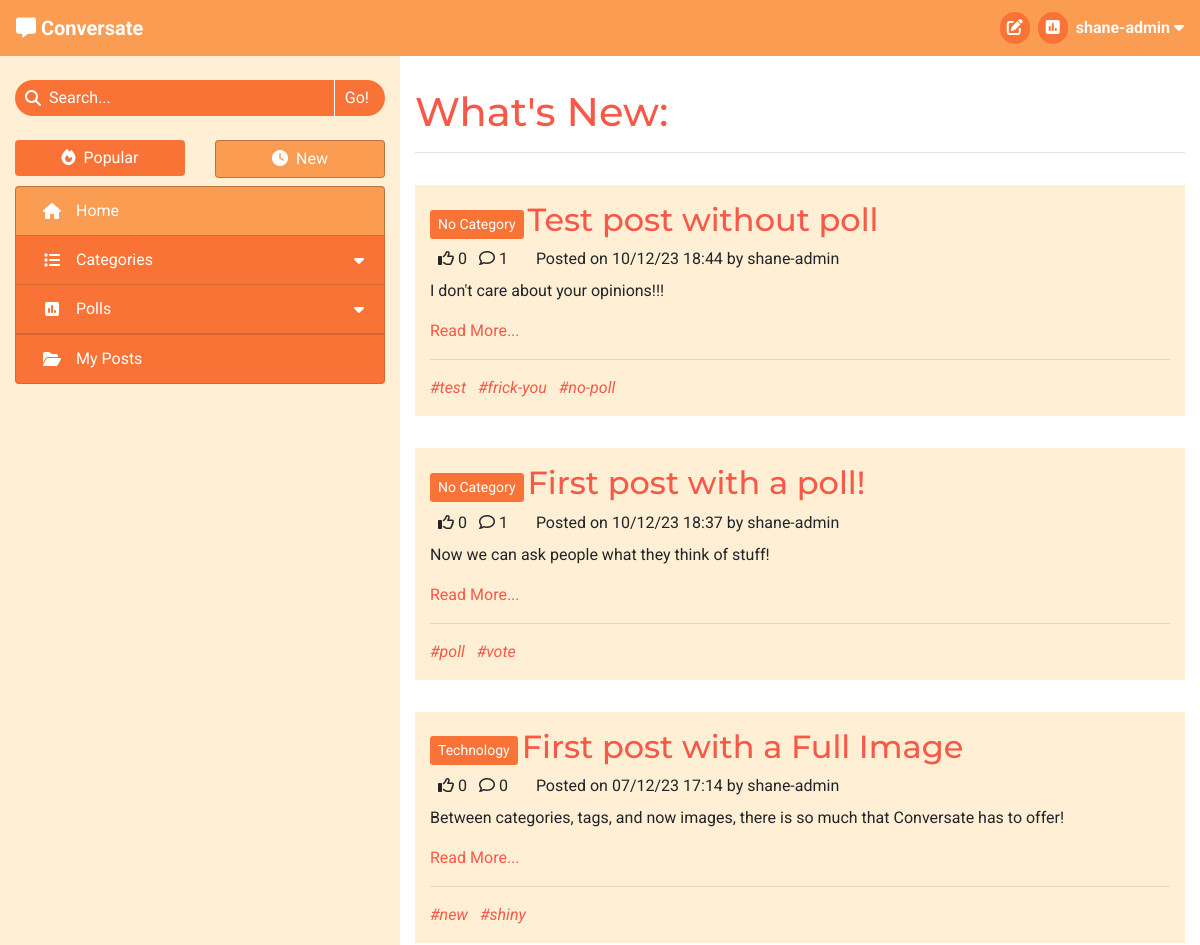
Before: / (signed in, upper part) with the older database file.
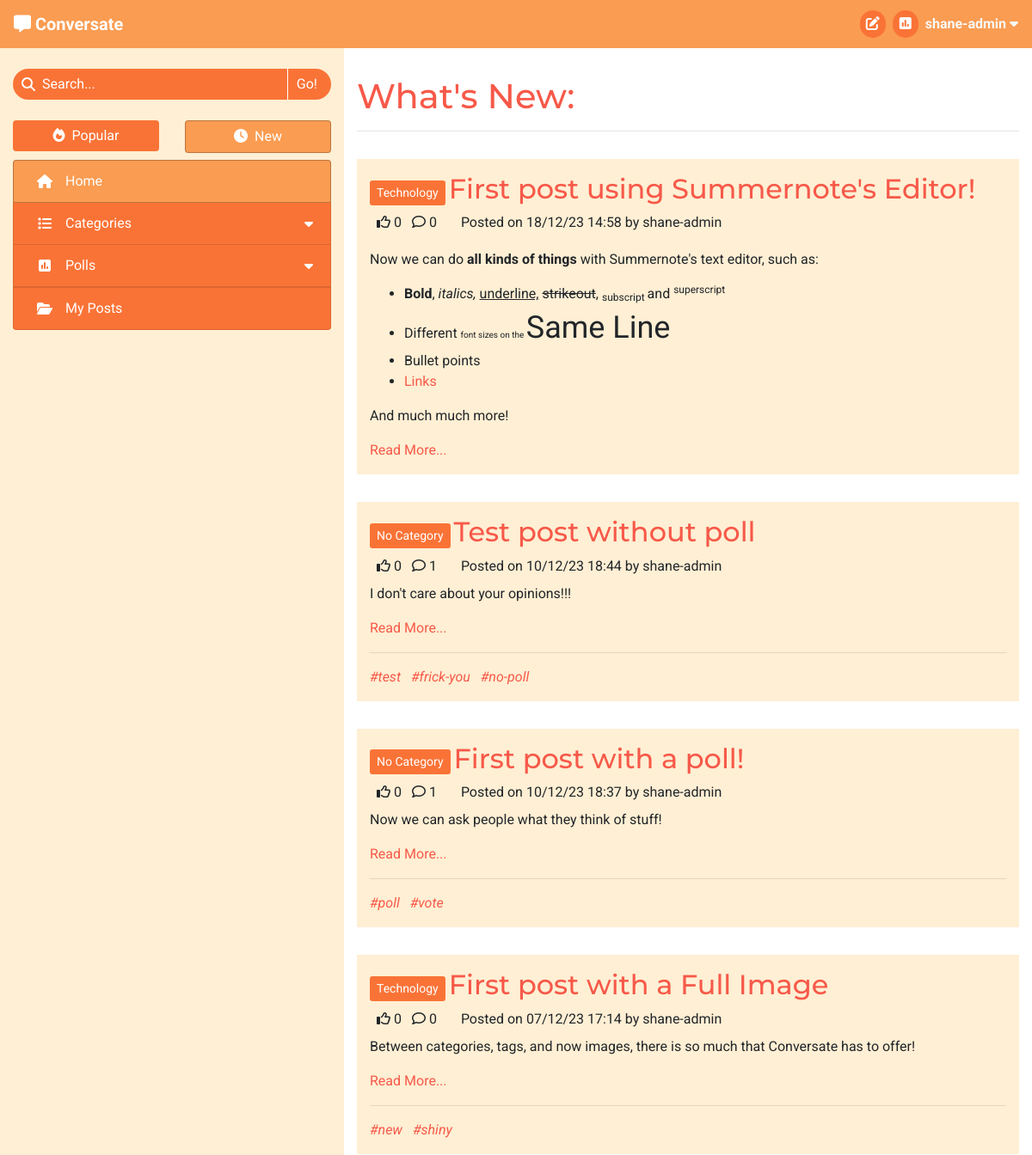
After: the same page with the newer database file.
### forum/models.py (models this page shows, shortened)
class Post(models.Model):
    title = models.CharField(max_length=100)
    slug = models.SlugField(max_length=100, unique=True)
    category = models.ForeignKey(Category, on_delete=models.CASCADE,
                                 related_name='tagged_posts')
    image = CloudinaryField('image', blank=True)
    image_position = models.IntegerField(blank=True, null=True)
    posted_by = models.ForeignKey(User, on_delete=models.CASCADE,
                                  related_name='added_posts')
    posted_on = models.DateTimeField(auto_now_add=True)
    content = models.TextField()
    tags = models.CharField(max_length=200, blank=True)
    edited = models.BooleanField(default=False)
    likes = models.ManyToManyField(User, related_name='post_likes', blank=True)
    approved = models.BooleanField(default=False)
    class Meta:
        ordering = ['-posted_on']
    def number_of_likes(self):
        return self.likes.count()
    def number_of_comments(self):
        return self.comments.count()
    def tag_list(self):
        tags_separate = self.tags.split('#')
        tags_separate.pop(0)
        return tags_separate

class Category(models.Model):
    name = models.CharField(max_length=30, unique=True)
    slug = models.SlugField(max_length=30, unique=True)
    icon = models.CharField(max_length=30, default="fa-tag")
    def __str__(self):
        return self.name
    def number_of_posts(self):
        return self.tagged_posts.count()

### forum/views.py (the view)
# urls.py: path('', views.ListPosts.as_view(), name='home'),
class ListPosts(View):
    def get(self, request):
        if not request.user.is_authenticated:
            return redirect('/accounts/login')
        posts = Post.objects.all()
        context = get_post_list_context(request, posts)
        user_profile = get_profile(request.user)
        if user_profile.sort_by_new:
            context['heading'] = "What's New"
        else:
            context['heading'] = "What's Trending"
        context['selected_tab'] = 'Home'
        return render(
            request,
            'post_list.html',
            context,
        )

### forum/core/categories.py (called while the page is built)
def get_top_categories(limit=CATEGORY_COLLAPSIBLE_LIMIT):
    categories = list(Category.objects
                      .annotate(num_posts=Count('tagged_posts'))
                      .filter(num_posts__gt=0)
                      .order_by('-num_posts'))
    num_categories = len(categories)
    category_none = Category.objects.get(slug='none')
    if category_none in categories:
        categories.remove(category_none)
    return {
        'num_categories': num_categories,
        'top_categories': categories[:limit],
        'has_more_categories': (len(categories) > limit)
    }

### forum/core/content.py (called while the page is built)
def get_base_context(request):
    context = get_top_categories()
    context['disable_sort'] = True
    return context

def get_post_list_context(request, post_list):
    context = get_base_context(request)
    user_profile = get_profile(request.user)
    sort_by_new = user_profile.sort_by_new
    posts_sorted = sort_posts(post_list, sort_by_new)
    context.update(get_paginated_items(request, posts_sorted, POSTS_PER_PAGE))
    context['disable_sort'] = False
    return context

def get_profile(user_object):
    profile = list(Profile.objects.filter(user=user_object))
    if len(profile) > 0:
        return profile[0]
    else:
        new_profile = Profile.objects.create(
            user=user_object,
            sort_by_new=False
        )
        return new_profile

def sort_posts(post_list, by_new):
    if by_new:
        return post_list.order_by('-posted_on')
    else:
        return post_list.annotate(num_likes=Count('likes')) \
                        .order_by('-num_likes')

### forum/core/pagination.py (called while the page is built)
def get_paginated_items(request, object_list, items_per_page):
    p = Paginator(object_list, items_per_page)
    page = request.GET.get('page')
    current_items = p.get_page(page)
    pagination_context = {
        'item_list': current_items,
        'page': page
    }
    if page is None:
        page = 1
    if p.num_pages > NUM_PAGES:
        pagination_context.update(get_page_range(
            int(page),
            p.num_pages
        ))
    else:
        pagination_context['page_range'] = p.page_range
    return pagination_context

### templates/post_list.html (shortened to what this page needs)
{% extends "base.html" %}
{% block content %}
<h1>{{ heading }}:</h1>
<hr>
{% for post in item_list %}
    <div class="row post">
        <div class="post-title col-12">
            <a href="{% url 'categories' post.category.slug %}" class="btn btn-sm category align-middle">{{ post.category }}</a>
            <a href="{% url 'view_post' post.slug %}" class="anchor-no-style">
                <h2 class="d-inline-block align-middle">{{ post.title }}</h2>
            </a>
        </div>
        <div class="col-12">
            {% if user in post.likes.all %}
                <i class="fa-solid fa-thumbs-up ml-2"></i>
            {% else %}
                <i class="fa-regular fa-thumbs-up ml-2"></i>
            {% endif %}
            {{ post.number_of_likes }}
            <i class="fa-regular fa-comment ml-2"></i>
            {{ post.number_of_comments }}
            <p class="d-inline ml-4">Posted on {{ post.posted_on|date:"d/m/y G:i" }} by {{ post.posted_by }}</p>
        </div>
        <div class="col-12">
            <div class="mt-2">{{ post.content|safe }}</div>
            <a href="{% url 'view_post' post.slug %}">Read More...</a>
        </div>
        {% if post.tags %}
            <div class="col-12">
                <hr>
                {% for tag in post.tag_list %}
                    <a class="tag-list-item mr-2 anchor-no-style" href="{% url 'search_tag' tag %}">
                        <em>#{{ tag }}</em>
                    </a>
                {% endfor %}
            </div>
        {% endif %}
    </div>
{% endfor %}
{% endblock content %}

### templates/base.html (shortened to what this page needs)
{% load static %}
<!DOCTYPE html>
<html lang="en">
<head>
    <link rel="stylesheet" href="https://cdn.jsdelivr.net/npm/bootstrap@4.6.2/dist/css/bootstrap.min.css"
>
    <link rel="stylesheet" href="{% static 'css/style.css' %}" type="text/css">
</head>
<body id="main-page">
    <header class="navbar navbar-expand-sm navbar-dark">
        <div>
            <a class="navbar-brand" href="{% url 'home' %}" aria-label="Go to the home page">
                <i class="fa-solid fa-message"></i>
                <strong>Conversate</strong>
            </a>
        </div>
            <ul class="nav justify-content-end">
                {% if user.is_authenticated %}
                    <li class="nav mr-3 mr-md-2">
                        <a class="nav-icon" href="{% url 'new_post' %}">
                            <i class="fa-solid fa-pen-to-square"></i>
                        </a>
                    </li>
                    <li class="nav mr-3 mr-md-2">
                        <a class="nav-icon" href="{% url 'new_poll' %}">
                            <i class="fa-solid fa-square-poll-vertical"></i>
                        </a>
                    </li>
                    <li class="nav dropdown center-to-container">
                        <span class="text-light d-none d-md-inline" data-toggle="dropdown" role="button"
                            aria-expanded="false" aria-label="User Information">
                            <strong>{{ user.username }}
                                <i class="fa-solid fa-caret-down"></i>
                            </strong>
                        </span>
                    </li>
                {% else %}
                    <li class="nav">
                        <a href="{% url 'account_login' %}" class="btn">Log In</a>
                    </li>
                {% endif %}
            </ul>
        </header>
    <div>
        <div class="container-fluid">
            <div class="row">
                <nav class="d-none d-md-block col-4" >
                    <form action="{% url 'search_post' %}" method="GET" autocomplete="off">
                        <div class="search-bar mt-4" role="button" data-toggle="popover"
                            data-placement="bottom">
                            <div class="center-to-container">
                                <i class="fa-solid fa-magnifying-glass"></i>
                            </div>
                            <input type="text" id="search-input" name="search_query"
                                {% if search_result %} value="{{ search_result }}"{% endif %} placeholder="Search..." required>
                            <input type="submit" class="side-nav-btn" value="Go!">
                        </div>
                    </form>
                    <div class="container-fluid px-0 mt-4 mb-2">
                        <div class="row">
                            {% with request.path|add:"?"|add:request.GET.urlencode as current_path %}
                            <div class="col-6">
                                {% if disable_sort %}
                                    <div>
                                {% elif request.GET.urlencode %}
                                    <a href="{% url 'sort_posts' 0 current_path %}" class="anchor-no-style">
                                {% else %}
                                    <a href="{% url 'sort_posts' 0 request.path %}" class="anchor-no-style">
                                {% endif %}
                                    <div class="btn btn-block side-nav-btn
                                        {% if disable_sort %} disabled{% elif not user.profile.sort_by_new %} active{% endif %}">
                                        <i class="fa-solid fa-fire mr-lg-1"></i>
                                        Popular
                                    </div>
                                {% if disable_sort %}
                                    </div>
                                {% else %}
                                    </a>
                                {% endif %}
                            </div>
                            <div class="col-6">
                                {% if disable_sort %}
                                    <div>
                                {% elif request.GET.urlencode %}
                                    <a href="{% url 'sort_posts' 1 current_path %}" class="anchor-no-style">
                                {% else %}
                                    <a href="{% url 'sort_posts' 1 request.path %}" class="anchor-no-style">
                                {% endif %}
                                    <div class="btn btn-block side-nav-btn
                                        {% if disable_sort %} disabled{% elif user.profile.sort_by_new %} active{% endif %}">
                                        <i class="fa-solid fa-clock mr-lg-1"></i>
                                        New
                                    </div>
                                {% if disable_sort %}
                                    </div>
                                {% else %}
                                    </a>
                                {% endif %}
                            </div>
                            {% endwith %}
                        </div>
                    </div>
                    <div class="list-group side-nav accordion" id="side-nav-list">
                        <a class="list-group-item list-group-item-action side-nav-btn
                            {% if selected_tab == 'Home' %} active{% endif %}" href="{% url 'home' %}">
                            <i class="fa-solid fa-house center-to-container"></i>
                            <span class="d-inline-block ml-lg-2">Home</span>
                        </a>
                        <a id="category-collapse" class="list-group-item list-group-item-action side-nav-btn clickable
                            {% if 'Categories' in selected_tab %} active{% endif %}" data-toggle="collapse"
                            href="#side-nav-categories" role="button" aria-expanded="false" aria-controls="side-nav-categories">
                            <i class="fa-solid fa-list center-to-container"></i>
                            <div class="ml-lg-2">Categories</div>
                            <i class="fa-solid fa-caret-down center-to-container"></i>
                        </a>
                        <a id="poll-list-collapse" class="list-group-item list-group-item-action side-nav-btn clickable
                            {% if 'Polls' in selected_tab %} active{% endif %}" data-toggle="collapse"
                            href="#side-nav-polls" role="button" aria-expanded="false" aria-controls="side-nav-polls">
                            <i class="fa-solid fa-square-poll-vertical center-to-container"></i>
                            <div class="ml-lg-2">Polls</div>
                            <i class="fa-solid fa-caret-down center-to-container"></i>
                        </a>
                        <a class="list-group-item list-group-item-action side-nav-btn clickable"
                            href="{% url 'my_posts' %}">
                            <i class="fa-solid fa-folder-open center-to-container"></i>
                            <span class="d-inline-block ml-lg-2">My Posts</span>
                        </a>
                    </div>
                </nav>
                <div id="main-content" class="col col-md-8">
                    <section>
                        {% block content %}
                        {% endblock content %}
                    </section>
                </div>
            </div>
        </div>
    </div>
</body>
</html>

### static/css/style.css (style rules this page uses)
* { font-family: 'Roboto', sans-serif; }
h1, h2, h3 { font-family: 'Montserrat', sans-serif; }
.clickable { cursor: pointer; }
.anchor-no-style, .anchor-no-style:hover { text-decoration: none; }
a, h1, h2, h3 { color: #f75949; }
.btn { background-color: #f75949; border: none; color: white; }
.center-to-container { display: flex; align-items: center; justify-content: center; }
.navbar { background-color: #FA9C52; display: grid; grid-template-columns: 1fr 1fr; grid-template-rows: 1fr; }
.nav-icon { color: white; background-color: #FA7336; border: none; border-radius: 32px; width: 30px; padding: 4px; text-align: center; }
.side-nav-btn, .side-nav-btn:focus { color: white; background-color: #FA7336; transition: color .15s ease-in-out, background-color .15s ease-in-out, border-color .15s ease-in-out, box-shadow .15s ease-in-out; }
.list-group-item-action { display: grid; grid-template-columns: 32px 1fr auto; grid-template-rows: 1fr; }
.side-nav-btn.active { background-color: #FA9C52; border: 1px solid rgba(0, 0, 0, 0.25); }
#category-collapse, #poll-collapse { border-bottom: none; }
.search-bar { border-radius: 32px; width: 100%; background-color: #FA7336; color: white; display: grid; grid-template-columns: auto 1fr auto; grid-template-rows: 1fr; overflow: hidden; }
.search-bar i { padding-left: 10px; }
#search-input, #search-input::placeholder { margin-left: 8px; padding: 6px 0; border: none; outline: none; display: inline-block; min-width: 0; background-color: #FA7336; color: white; }
.search-bar input[type=submit] { background: none; border: none; border-left: 1px solid white; padding: 4px 16px 4px 10px; color: white; }
#main-page { background-color: #FFEFD4; }
#main-content { background-color: white; padding-top: 32px; height: calc(100vh - 56px); overflow-y: auto; display: grid; grid-template-columns: 1fr; grid-template-rows: 1fr auto; }
.post { margin: 32px 0; padding: 16px 0; background-color: #FFEFD4; }
.category { background-color: #FA7336; color: white; }
.tag-list-item { display: inline-block; background-color: #FFEFD4; }

Changed rows visible on the page:
added Post: category "Technology", title "First post using Summernote's Editor!", number_of_likes "0", number_of_comments "0", posted_on "18/12/23 14:58", posted_by "shane-admin", content "Now we can do all kinds of things with Summernote's text editor, such as: Bold , italics, underline, strikeout , subscript and superscript Different font sizes on the Same Line Bullet points Links And much much more!"
